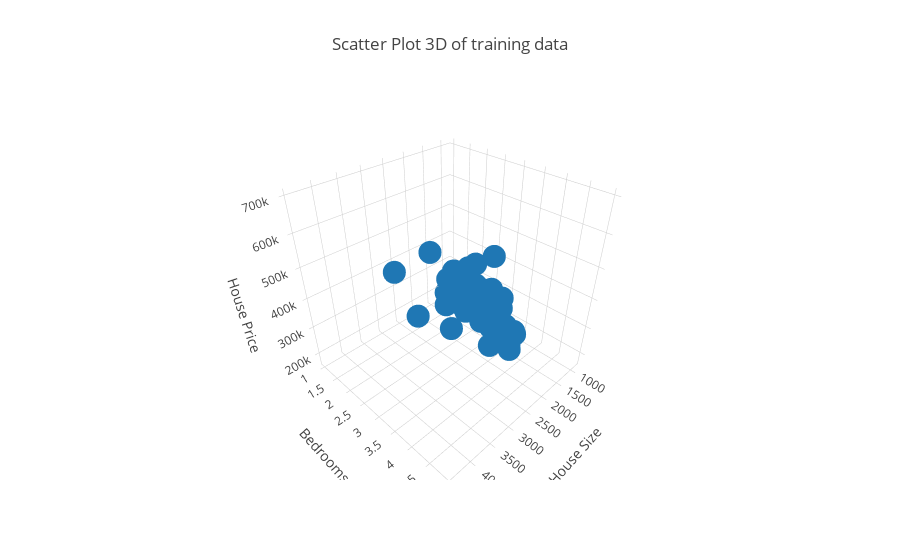

The cell this chart's notebook holds for it:
### Code cell
p1 = go.Scatter3d(x = df2['house_size'],
                  y = df2['bedrooms'],
                  z = df2['house_price'],
                  mode = 'markers')

layout = go.Layout(
    title='Scatter Plot 3D of training data',
    scene=dict(
        xaxis=dict(
            title='House Size',
        ),
        yaxis=dict(
            title='Bedrooms',
        ),
        zaxis=dict(
            title='House Price',
        )
    )
)
fig = go.Figure(data=[p1], layout=layout)
py.iplot(fig)

### Figure 1 — Plotly figure (JSON) as saved in the notebook; plotly's stock layout.template omitted (floating-point values rounded to 4 significant figures)
{"data": [{"mode": "markers", "type": "scatter3d", "uid": "42528402-5536-45ef-85e0-1cc3e7ab73e9", "x": [2104, 1600, 2400, 1416, 3000, 1985, 1534, 1427, 1380, 1494, 1940, 2000, 1890, 4478, 1268, 2300, 1320, 1236, 2609, 3031, 1767, 1888, 1604, 1962, 3890, 1100, 1458, 2526, 2200, 2637, 1839, 1000, 2040, 3137, 1811, 1437, 1239, 2132, 4215, 2162, 1664, 2238, 2567, 1200, 852, 1852, 1203], "y": [3, 3, 3, 2, 4, 4, 3, 3, 3, 3, 4, 3, 3, 5, 3, 4, 2, 3, 4, 4, 3, 2, 3, 4, 3, 3, 3, 3, 3, 3, 2, 1, 4, 3, 4, 3, 3, 4, 4, 4, 2, 3, 4, 3, 2, 4, 3], "z": [399900, 329900, 369000, 232000, 539900, 299900, 314900, 198999, 212000, 242500, 239999, 347000, 329999, 699900, 259900, 449900, 299900, 199900, 499998, 599000, 252900, 255000, 242900, 259900, 573900, 249900, 464500, 469000, 475000, 299900, 349900, 169900, 314900, 579900, 285900, 249900, 229900, 345000, 549000, 287000, 368500, 329900, 314000, 299000, 179900, 299900, 239500]}], "layout": {"autosize": true, "scene": {"aspectmode": "auto", "aspectratio": {"x": 1, "y": 1, "z": 1}, "xaxis": {"title": {"text": "House Size"}, "type": "linear"}, "yaxis": {"title": {"text": "Bedrooms"}, "type": "linear"}, "zaxis": {"title": {"text": "House Price"}, "type": "linear"}}, "title": {"text": "Scatter Plot 3D of training data"}}}
